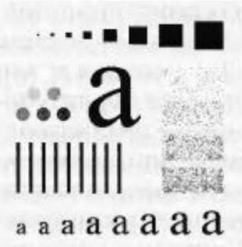
#> input picture lab3/test.png, 242 x 247 px
$ python lab3.py
#> lines starting #> are read from the running program, lines starting #| are printed output that depends on the picture; after the words box and inside, x2 and y2 are one past the last pixel; in counts of white or black regions, pixels touching at a corner belong together
import cv2
import numpy as np
import matplotlib.pyplot as plt

# Загрузка изображения
image_path = "test.png"
image = cv2.imread(image_path, cv2.IMREAD_COLOR)
#> image is the input picture: shape (247, 242, 3); min 0, max 255, mean 213.8

# Создание графика с 4x4 подграфиками
fig, axes = plt.subplots(3, 4, figsize=(9, 9))

# Оригинальное изображение
axes[0, 0].imshow(cv2.cvtColor(image, cv2.COLOR_BGR2RGB))
axes[0, 0].set_title('Исходник')
axes[0, 0].axis("off")
axes[2, 3].axis("off")


# Функция построения гистограммы изображения
def MakeHistogram(image):
    hist = cv2.calcHist([image], [0], None, [256], [0, 256])
#> hist = 256 values, max 3519 at index 243, min 1 at index 255, mean 233.5
    hist_normalized = cv2.normalize(hist, None, 0, 255, cv2.NORM_MINMAX)
#> hist_normalized = 256 values, max 255 at index 243, min 0 at index 255, mean 16.85
    hist_image = np.zeros((256, 256), dtype=np.uint8)
    for i in range(256):
        cv2.line(hist_image, (i, 255), (i, 255 - int(hist_normalized[i][0])), 255)
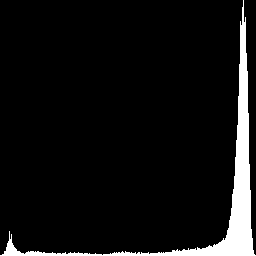
#> hist_image: shape (256, 256); 6.8% white; 1 white region, box (x1, y1, x2, y2) and area: (0, 0, 256, 256) 4440
    return hist_image


# Построение изначальной гистограммы
constant = 50
axes[0, 1].imshow(MakeHistogram(image))
axes[0, 1].set_title('Гистограмма')
axes[0, 1].axis("off")

# Построение эквализированного для RGB компонент изображения
rgb_image = cv2.cvtColor(image, cv2.COLOR_BGR2RGB)
r, g, b = cv2.split(image)
r_equalized = cv2.equalizeHist(r)
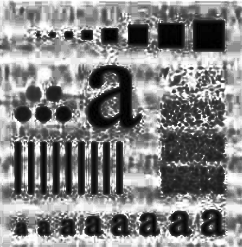
#> r_equalized: shape (247, 242); min 0, max 255, mean 131.6
g_equalized = cv2.equalizeHist(g)
b_equalized = cv2.equalizeHist(b)
rgb_equalized_image = cv2.merge([r_equalized, g_equalized, b_equalized])
axes[0, 2].imshow(rgb_equalized_image)
axes[0, 2].set_title('по RGB')
axes[0, 2].axis("off")

# Построение гистограммы эквализации по RGB
axes[0, 3].imshow(MakeHistogram(rgb_equalized_image))
#> in MakeHistogram (call 2), `hist = cv2.calcHist([image], [0], None, [256], [0, 256])`: hist = 256 values, max 3519 at index 184, min 0 at index 6, mean 233.5
#> in MakeHistogram (call 2), `hist_normalized = cv2.normalize(hist, None, 0, 255, cv2.NORM_MINMAX)`: hist_normalized = 256 values, max 255 at index 184, min 0 at index 6, mean 16.92
#> after the loop in MakeHistogram (call 2), `for i in range(256):`:
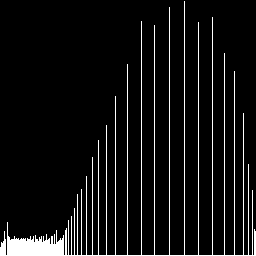
#> hist_image: shape (256, 256); 6.9% white; 1 white region, box (x1, y1, x2, y2) and area: (0, 1, 256, 256) 4540
axes[0, 3].set_title('по RGB')
axes[0, 3].axis("off")


# Эквализация по каналу яркости HSV
def HSVEqualizedImage(image):
    hsv_image = cv2.cvtColor(image, cv2.COLOR_RGB2HSV)
#> hsv_image: shape (247, 242, 3); mean H, S, V 0, 0, 213.8
    h, s, v = cv2.split(hsv_image)
#> h: shape (247, 242); every value is 0
    v_equalized = cv2.equalizeHist(v)
    hsv_equalized_image = cv2.merge([h, s, v_equalized])
#> hsv_equalized_image: shape (247, 242, 3); mean H, S, V 0, 0, 131.6
    rgb_hsv_equalized_image = cv2.cvtColor(hsv_equalized_image, cv2.COLOR_HSV2RGB)
    return rgb_hsv_equalized_image


# Построение эквализированного изображения по HSV
axes[1, 0].imshow(HSVEqualizedImage(image), cmap='gray')
axes[1, 0].set_title('по HSV')
axes[1, 0].axis("off")

# Построение гистограммы эквализации по HSV
axes[1, 1].imshow(MakeHistogram(HSVEqualizedImage(image)))
axes[1, 1].set_title('по HSV')
axes[1, 1].axis("off")


# Применение линейного контрастирования к изображению
def LinearContrast1(image):
    min_value = np.min(image)
#> min_value = 0
    max_value = np.max(image)
#> max_value = 255
    output_image = np.clip((255 / (max_value - min_value)) * (image - min_value), 0, 255).astype(np.uint8)
    return output_image


# Линейное контрастирование
axes[1, 2].imshow(LinearContrast1(image))
axes[1, 2].set_title('Лин. контрастирование')
axes[1, 2].axis("off")


axes[1, 3].imshow(MakeHistogram(LinearContrast1(image)))
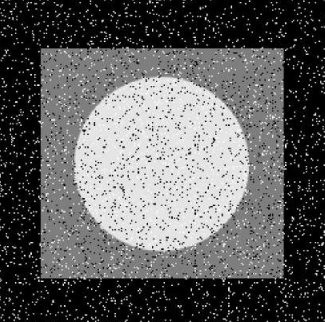
#> input picture lab3/test4.png, 325 x 322 px
#> further down, image is the input picture: shape (322, 325, 3); min 0, max 254, mean 95.3
axes[1, 3].set_title('Лин. контрастирование')
axes[1, 3].axis("off")


# Функция однородного усредняющего фильтра
def blurFilter1(image):
    kernel_size = (11, 11)
    blurred_image = cv2.blur(image, kernel_size)
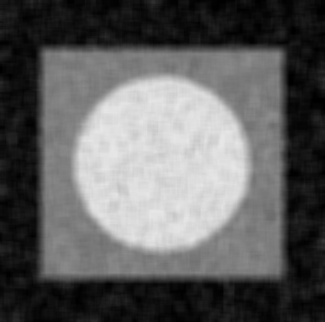
#> blurred_image: shape (322, 325, 3); min 0, max 231, mean 95.3
    return blurred_image


# Функция неоднородного усредняющего фильтра
def blurFilter2(image):
    kernel_size = 15
    kernel = np.ones((kernel_size, kernel_size), np.float32) / (kernel_size ** 2)
    for i in range(kernel_size):
        for j in range(kernel_size):
            kernel[i, j] = 1 / ((i - kernel_size // 2) ** 2 + (j - kernel_size // 2) ** 2 + 1)
    kernel /= np.sum(kernel)
    filtered_image = cv2.filter2D(image, 0, kernel)
    return filtered_image


image_path = "test4.png"
image = cv2.imread(image_path, cv2.COLOR_BGR2GRAY)

# Отображение результатов

axes[2, 0].imshow(image, cmap='gray')
axes[2, 0].set_title("Исходник")
axes[2, 0].axis("off")

axes[2, 1].imshow(blurFilter1(image), cmap='gray')
axes[2, 1].set_title("Однородный")
axes[2, 1].axis("off")

axes[2, 2].imshow(blurFilter2(image), cmap='gray')
axes[2, 2].set_title("Неоднородный")
axes[2, 2].axis("off")

kernel_size = (19, 19)
axes[2, 3].imshow(cv2.GaussianBlur(image, kernel_size, 0), cmap='gray')
axes[2, 3].set_title("Фильтр Гаусса")
axes[2, 3].axis("off")

# Отображение результатов
plt.tight_layout()
plt.show()
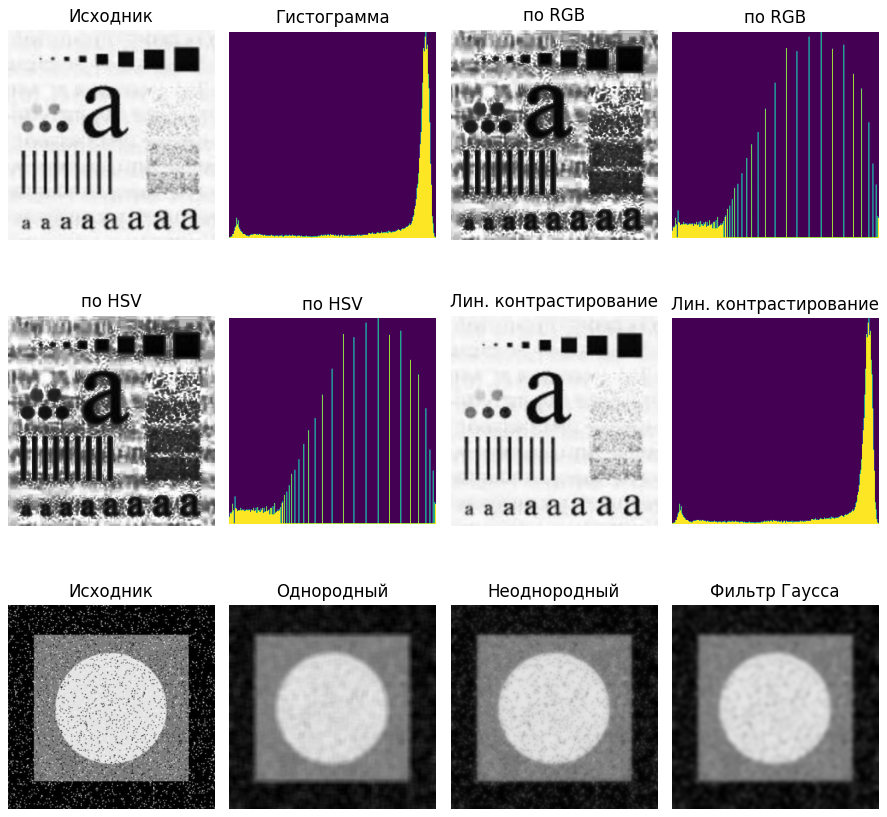
#> figure drawn by matplotlib, 12 panels
